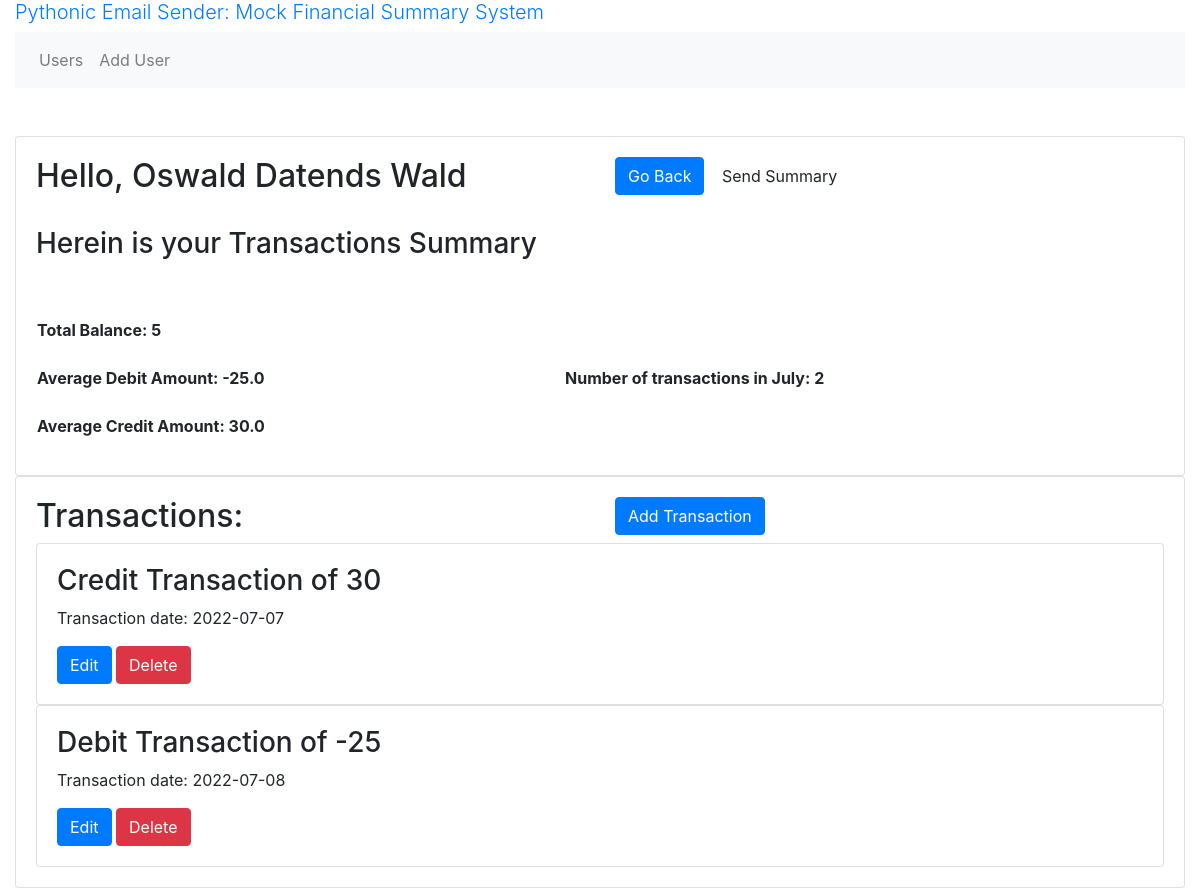
Before: /transactions_user/1 with the older database file.
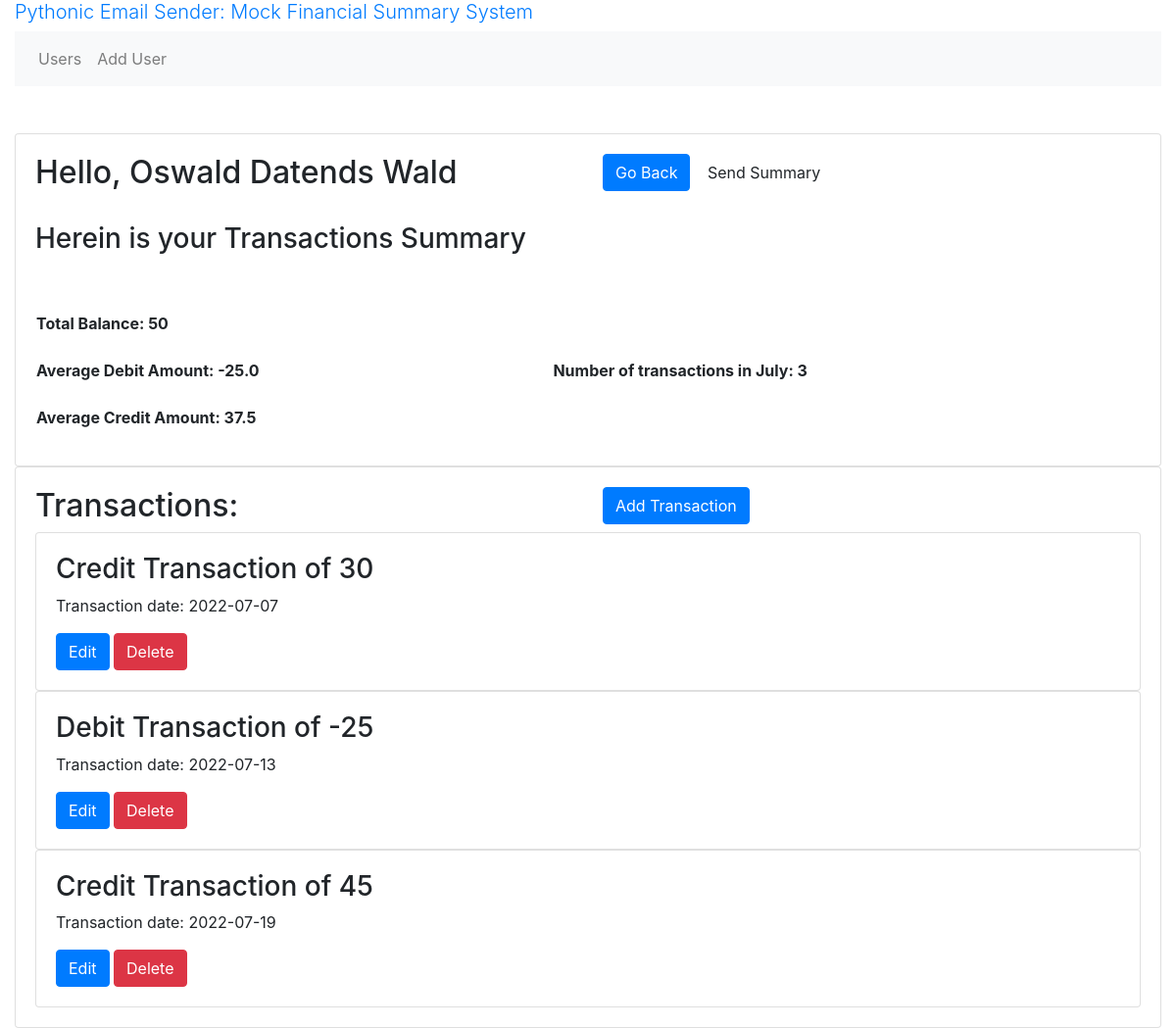
After: the same page with the newer database file.
### models.py (models this page shows, shortened)
class Transaction(db.Model):
    __tablename__ = 'transaction'
    id = db.Column(db.Integer, primary_key=True)
    created_at = db.Column(db.Date, nullable = False, default=datetime.utcnow())
    transaction = db.Column(db.Integer)
    user_id = db.Column(db.Integer,  db.ForeignKey("user.id"))# many2one
    user = db.relationship("User", back_populates="transactions")

### routes.py (the view)
@app.route('/transactions_user/<int:user_id>', methods=['GET', 'POST'])
def transactions_user(user_id):
    engine = create_engine("sqlite:///esa.db")
    Session = sessionmaker(bind = engine)
    session = Session()
    query = session.query(Transaction.transaction,
                     Transaction.created_at, Transaction.id).filter_by(
        user_id = user_id).statement
    df = pd.read_sql_query(query, engine)
    session.close()
    trxns, total_balance, avg_credit, avg_debit, monthly_summary, _ = df2Summary(df)
    transactions = models.Transaction.query.filter_by(user_id = user_id).all()
    user = models.User.query.get(user_id)
    name = user.name
    lastname = user.lastname
    print(trxns)
    return render_template('transaction_user.html',
                           name = name,
                           user_id = user_id,
                           lastname = lastname,
                           total_balance = total_balance,
                           avg_credit = avg_credit,
                           avg_debit = avg_debit,
                           monthly_summary = monthly_summary,
                           df = trxns,
                           transactions = transactions)

### email_functions.py (called while the page is built)
def df2Summary(trxns):
    total_balance = trxns.transaction.sum() # sum of transactions
    trxns["DebitorCredit"] = trxns.transaction.map( lambda x: 'credit' if x > 0 else 'debit')
    avg_credit = trxns.loc[trxns.DebitorCredit == "credit", 'transaction'].mean()
    avg_debit = trxns.loc[trxns.DebitorCredit == "debit", 'transaction'].mean()
    trxns['c'] = pd.to_datetime(trxns.created_at, format = "%Y-%m-%d")
    trxns['month'] = trxns.c.dt.strftime("%B")
    trx_per_month = trxns.month.value_counts()
    monthly_summary_email = ""
    monthly_summary = []
    for month, count in zip(trx_per_month.index, trx_per_month):
        monthly_summary_email += f"<br>Number of transactions in {month}: {count}</br>\n"
        monthly_summary.append([month, count])
    return trxns, total_balance, avg_credit, avg_debit, monthly_summary, monthly_summary_email

### templates/transaction_user.html (shortened to what this page needs)
{% extends "base.html" %}
{% block main %}
<div class="card">
<div class="card-body">
    <body>
    <div class="row">
      <div class="col">
        <h2>
            Hello, {{ name }} {{ lastname }}
        </h2>
        <br>
            <h3>
                Herein is your Transactions Summary
            </h3>
        <br>
        </div>
        <div class="col">
            <a href="{{ url_for('users') }}" class="btn btn-primary">Go Back</a>
            <a onclick="window.location.href='{{ url_for( 'send_summary', user_id = user_id) }}';" class="btn btn-Secondary">Send Summary</a>
        </div>
    </div>
    <div>
    <table style="width:100%">
        <tr>
            <th>
                <p>
                    <br>Total Balance: {{ total_balance }}</br>
                    <br>Average Debit Amount: {{ avg_debit }}</br>
                    <br>Average Credit Amount: {{ avg_credit }}</br>
                </p>
            </th>
            <th>
                <p>
                    {% for month, count in monthly_summary %}
                        <br>Number of transactions in {{month}}: {{count}}</br>
                    {% endfor %}
                </p>
            </th>
        </tr>
    </table>
    </div>
    </body>
</div>
</div>
<div class="card">
<div class="card-body">
    <div class="row">
        <div class="col">
            <h2> Transactions: </h2>
        </div>
        <div class="col">
            <a href="{{ url_for('add_transaction', user_id = user_id) }}" class="btn btn-primary">Add Transaction</a>
        </div>
    </div>
    {% for transaction in transactions %}
        <div class="card">
          <div class="card-body">
            <h3>{{ df.loc[df['id'] == transaction.id, 'DebitorCredit'].values[0].capitalize() }} Transaction of {{ transaction.transaction }}</h3>
            <p>Transaction date:  {{ transaction.created_at }}</p>
            <a href="{{ url_for('edit_transaction', transaction_id=transaction.id) }}" class="btn btn-primary">Edit</a>
            <a href="{{ url_for('delete_transaction', transaction_id=transaction.id) }}" class="btn btn-danger">Delete</a>
          </div>
        </div>
        {% endfor %}
</div>
</div>
{% endblock %}

Changed rows visible on the page:
removed Transaction: loc "Debit"
added Transaction: loc "Debit"
added Transaction: loc "Credit"
Other visible differences:
{{ total_balance }}: "5" → "50"
{{ avg_credit }}: "30.0" → "37.5"
new list line: "Number of transactions in July : 3"
list line gone: "Number of transactions in July : 2"
